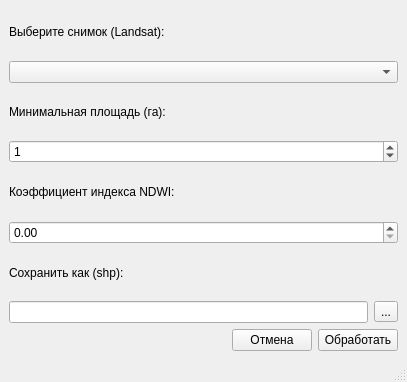
<?xml version="1.0" encoding="UTF-8"?>
<ui version="4.0">
 <class>MainWindow</class>
 <widget class="QMainWindow" name="MainWindow">
  <property name="windowModality">
   <enum>Qt::WindowModal</enum>
  </property>
  <property name="geometry">
   <rect>
    <x>0</x>
    <y>0</y>
    <width>407</width>
    <height>382</height>
   </rect>
  </property>
  <property name="minimumSize">
   <size>
    <width>407</width>
    <height>382</height>
   </size>
  </property>
  <property name="maximumSize">
   <size>
    <width>407</width>
    <height>382</height>
   </size>
  </property>
  <property name="windowTitle">
   <string>Создание маски воды</string>
  </property>
  <widget class="QWidget" name="centralwidget">
   <layout class="QVBoxLayout" name="verticalLayout">
    <item>
     <widget class="QLabel" name="label">
      <property name="text">
       <string>Выберите снимок (Landsat):</string>
      </property>
     </widget>
    </item>
    <item>
     <widget class="QComboBox" name="comboBox"/>
    </item>
    <item>
     <widget class="QLabel" name="label_2">
      <property name="text">
       <string>Минимальная площадь (га):</string>
      </property>
     </widget>
    </item>
    <item>
     <widget class="QSpinBox" name="spinBox">
      <property name="value">
       <number>1</number>
      </property>
     </widget>
    </item>
    <item>
     <widget class="QLabel" name="label_3">
      <property name="text">
       <string>Коэффициент индекса NDWI:</string>
      </property>
     </widget>
    </item>
    <item>
     <widget class="QDoubleSpinBox" name="doubleSpinBox">
      <property name="singleStep">
       <double>0.100000000000000</double>
      </property>
     </widget>
    </item>
    <item>
     <widget class="QLabel" name="label_4">
      <property name="text">
       <string>Сохранить как (shp):</string>
      </property>
     </widget>
    </item>
    <item>
     <layout class="QHBoxLayout" name="horizontalLayout">
      <item>
       <widget class="QLineEdit" name="lineEdit"/>
      </item>
      <item>
       <widget class="QToolButton" name="toolButton">
        <property name="text">
         <string>...</string>
        </property>
       </widget>
      </item>
     </layout>
    </item>
    <item>
     <layout class="QHBoxLayout" name="horizontalLayout_2">
      <item>
       <spacer name="horizontalSpacer">
        <property name="orientation">
         <enum>Qt::Horizontal</enum>
        </property>
        <property name="sizeHint" stdset="0">
         <size>
          <width>40</width>
          <height>20</height>
         </size>
        </property>
       </spacer>
      </item>
      <item>
       <widget class="QPushButton" name="pushButton_2">
        <property name="text">
         <string>Отмена</string>
        </property>
       </widget>
      </item>
      <item>
       <widget class="QPushButton" name="pushButton">
        <property name="text">
         <string>Обработать</string>
        </property>
       </widget>
      </item>
     </layout>
    </item>
   </layout>
  </widget>
  <widget class="QMenuBar" name="menubar">
   <property name="geometry">
    <rect>
     <x>0</x>
     <y>0</y>
     <width>407</width>
     <height>25</height>
    </rect>
   </property>
  </widget>
  <widget class="QStatusBar" name="statusbar"/>
 </widget>
 <resources/>
 <connections/>
</ui>
